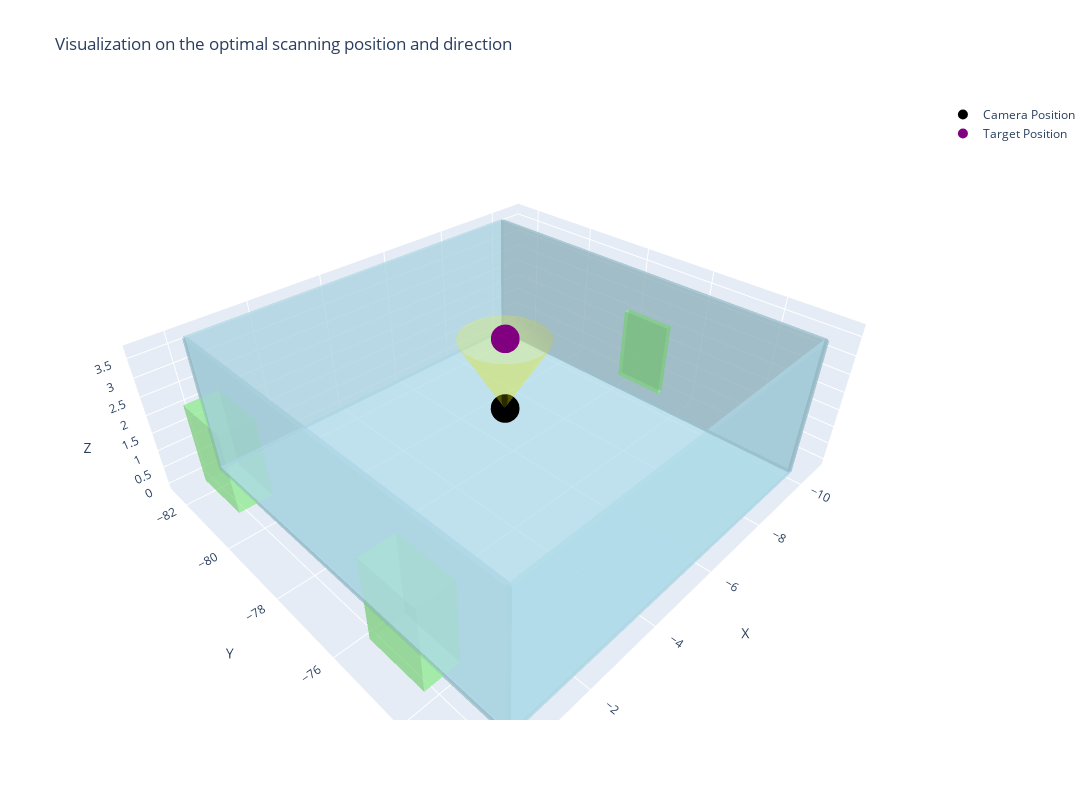

This figure's notebook cell:
### Code cell
# the room id: 39
# the ceiling of the room
defect_id = 2046
robot_id = 1

optimal_location, optimal_direction = get_scanning_plan_o1(defect_id, robot_id, gpt_model="gpt-4o")
visualize_scanning(defect_id, robot_id, optimal_location, optimal_direction)

### Figure 1 — Plotly figure (JSON) as saved in the notebook; plotly's stock layout.template omitted (floating-point values rounded to 4 significant figures)
{"data": [{"color": "lightblue", "flatshading": true, "hoverinfo": "text", "i": [0, 0, 4, 4, 0, 0, 1, 1, 2, 2, 3, 3], "j": [1, 2, 5, 6, 1, 5, 2, 6, 3, 7, 0, 4], "k": [2, 3, 6, 7, 5, 4, 6, 5, 7, 6, 4, 7], "opacity": 0.5, "text": "ID: 1040, Type: wall", "type": "mesh3d", "x": [-0.31, -0.21, -0.21, -0.31, -0.31, -0.21, -0.21, -0.31], "y": [-82.46, -82.46, -72.5, -72.5, -82.46, -82.46, -72.5, -72.5], "z": [0, 0, 0, 0, 3.7, 3.7, 3.7, 3.7]}, {"color": "lightgreen", "flatshading": true, "hoverinfo": "text", "i": [0, 0, 4, 4, 0, 0, 1, 1, 2, 2, 3, 3], "j": [1, 2, 5, 6, 1, 5, 2, 6, 3, 7, 0, 4], "k": [2, 3, 6, 7, 5, 4, 6, 5, 7, 6, 4, 7], "opacity": 0.5, "text": "ID: 4019, Type: window", "type": "mesh3d", "x": [-0.2613, 0.5465, 0.5465, -0.2613, -0.2613, 0.5465, 0.5465, -0.2613], "y": [-75.18, -75.18, -73.68, -73.68, -75.18, -75.18, -73.68, -73.68], "z": [0.814, 0.814, 0.814, 0.814, 2.872, 2.872, 2.872, 2.872]}, {"color": "lightgreen", "flatshading": true, "hoverinfo": "text", "i": [0, 0, 4, 4, 0, 0, 1, 1, 2, 2, 3, 3], "j": [1, 2, 5, 6, 1, 5, 2, 6, 3, 7, 0, 4], "k": [2, 3, 6, 7, 5, 4, 6, 5, 7, 6, 4, 7], "opacity": 0.5, "text": "ID: 4036, Type: window", "type": "mesh3d", "x": [-0.2613, 0.5465, 0.5465, -0.2613, -0.2613, 0.5465, 0.5465, -0.2613], "y": [-81.28, -81.28, -79.78, -79.78, -81.28, -81.28, -79.78, -79.78], "z": [0.814, 0.814, 0.814, 0.814, 2.872, 2.872, 2.872, 2.872]}, {"color": "lightblue", "flatshading": true, "hoverinfo": "text", "i": [0, 0, 4, 4, 0, 0, 1, 1, 2, 2, 3, 3], "j": [1, 2, 5, 6, 1, 5, 2, 6, 3, 7, 0, 4], "k": [2, 3, 6, 7, 5, 4, 6, 5, 7, 6, 4, 7], "opacity": 0.5, "text": "ID: 1072, Type: wall", "type": "mesh3d", "x": [-10.11, -10.01, -10.01, -10.11, -10.11, -10.01, -10.01, -10.11], "y": [-82.46, -82.46, -72.5, -72.5, -82.46, -82.46, -72.5, -72.5], "z": [0, 0, 0, 0, 3.7, 3.7, 3.7, 3.7]}, {"color": "lightgreen", "flatshading": true, "hoverinfo": "text", "i": [0, 0, 4, 4, 0, 0, 1, 1, 2, 2, 3, 3], "j": [1, 2, 5, 6, 1, 5, 2, 6, 3, 7, 0, 4], "k": [2, 3, 6, 7, 5, 4, 6, 5, 7, 6, 4, 7], "opacity": 0.5, "text": "ID: 5059, Type: door", "type": "mesh3d", "x": [-10.76, -10.58, -10.58, -10.76, -10.76, -10.58, -10.58, -10.76], "y": [-78.18, -78.18, -76.78, -76.78, -78.18, -78.18, -76.78, -76.78], "z": [0, 0, 0, 0, 2.085, 2.085, 2.085, 2.085]}, {"color": "lightblue", "flatshading": true, "hoverinfo": "text", "i": [0, 0, 4, 4, 0, 0, 1, 1, 2, 2, 3, 3], "j": [1, 2, 5, 6, 1, 5, 2, 6, 3, 7, 0, 4], "k": [2, 3, 6, 7, 5, 4, 6, 5, 7, 6, 4, 7], "opacity": 0.5, "text": "ID: 1082, Type: wall", "type": "mesh3d", "x": [-10.06, -0.2598, -0.2598, -10.06, -10.06, -0.2598, -0.2598, -10.06], "y": [-82.51, -82.51, -82.41, -82.41, -82.51, -82.51, -82.41, -82.41], "z": [0, 0, 0, 0, 3.7, 3.7, 3.7, 3.7]}, {"color": "lightblue", "flatshading": true, "hoverinfo": "text", "i": [0, 0, 4, 4, 0, 0, 1, 1, 2, 2, 3, 3], "j": [1, 2, 5, 6, 1, 5, 2, 6, 3, 7, 0, 4], "k": [2, 3, 6, 7, 5, 4, 6, 5, 7, 6, 4, 7], "opacity": 0.5, "text": "ID: 1118, Type: wall", "type": "mesh3d", "x": [-10.06, -0.2598, -0.2598, -10.06, -10.06, -0.2598, -0.2598, -10.06], "y": [-72.55, -72.55, -72.45, -72.45, -72.55, -72.55, -72.45, -72.45], "z": [0, 0, 0, 0, 3.7, 3.7, 3.7, 3.7]}, {"color": "lightblue", "flatshading": true, "hoverinfo": "text", "i": [0, 0, 4, 4, 0, 0, 1, 1, 2, 2, 3, 3], "j": [1, 2, 5, 6, 1, 5, 2, 6, 3, 7, 0, 4], "k": [2, 3, 6, 7, 5, 4, 6, 5, 7, 6, 4, 7], "opacity": 0.5, "text": "ID: 3047, Type: floor", "type": "mesh3d", "x": [-10.06, -0.2598, -0.2598, -10.06, -10.06, -0.2598, -0.2598, -10.06], "y": [-82.46, -82.46, -72.5, -72.5, -82.46, -82.46, -72.5, -72.5], "z": [-0.05, -0.05, -0.05, -0.05, 0.05, 0.05, 0.05, 0.05]}, {"marker": {"color": "black", "size": 10}, "mode": "markers", "name": "Camera Position", "type": "scatter3d", "x": [-5.159], "y": [-77.48], "z": [1.85]}, {"marker": {"color": "purple", "size": 10}, "mode": "markers", "name": "Target Position", "type": "scatter3d", "x": [-5.159], "y": [-77.48], "z": [3.7]}, {"color": "yellow", "i": [0, 0, 0, 0, 0, 0, 0, 0, 0, 0, 0, 0, 0, 0, 0, 0, 0, 0, 0, 0], "j": [1, 2, 3, 4, 5, 6, 7, 8, 9, 10, 11, 12, 13, 14, 15, 16, 17, 18, 19, 20], "k": [2, 3, 4, 5, 6, 7, 8, 9, 10, 11, 12, 13, 14, 15, 16, 17, 18, 19, 20, 1], "name": "Field of View", "opacity": 0.2, "type": "mesh3d", "x": [-5.159, -5.159, -5.506, -5.815, -6.053, -6.195, -6.224, -6.137, -5.945, -5.668, -5.335, -4.983, -4.651, -4.373, -4.181, -4.095, -4.124, -4.265, -4.503, -4.812, -5.159], "y": [-77.48, -76.41, -76.47, -76.64, -76.89, -77.22, -77.57, -77.91, -78.2, -78.42, -78.53, -78.53, -78.42, -78.2, -77.91, -77.57, -77.22, -76.89, -76.64, -76.47, -76.41], "z": [1.85, 3.7, 3.7, 3.7, 3.7, 3.7, 3.7, 3.7, 3.7, 3.7, 3.7, 3.7, 3.7, 3.7, 3.7, 3.7, 3.7, 3.7, 3.7, 3.7, 3.7]}], "layout": {"height": 800, "scene": {"aspectmode": "data", "aspectratio": {"x": 1, "y": 1, "z": 1}, "xaxis": {"title": {"text": "X"}, "visible": true}, "yaxis": {"title": {"text": "Y"}, "visible": true}, "zaxis": {"title": {"text": "Z"}, "visible": true}}, "title": {"text": "Visualization on the optimal scanning position and direction"}, "width": 1200}}
